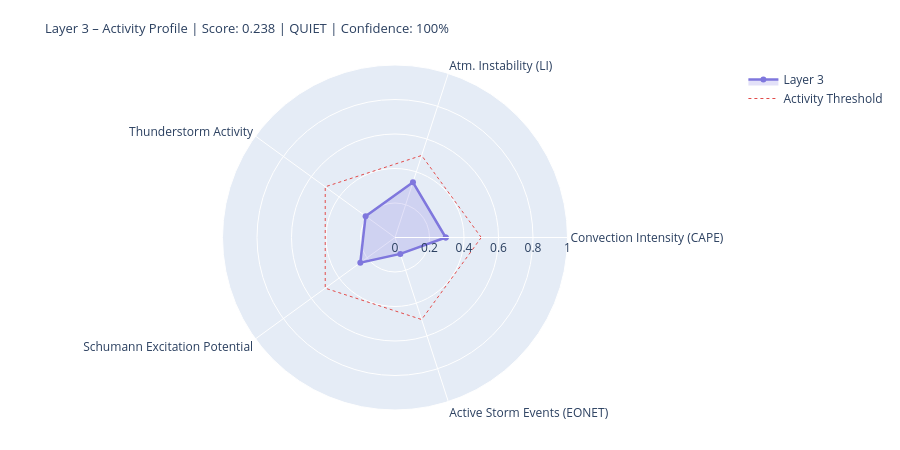

The cell this chart's notebook holds for it:
### Markdown cell above
---
## 4. State Assessment & Handoff to Layer 4/5

### Code cell
# ============================================================
# LAYER-3-SCORE
# Five dynamic components
# ============================================================

def norm(v, lo, hi):
    if v is None or (isinstance(v, float) and math.isnan(v)): return None
    return round(max(0.0, min(1.0, (v - lo) / (hi - lo))), 4)

# --- 1) Convection intensity (global CAPE mean) ---
cape_mean = df_atm['cape'].dropna().mean() if not df_atm.empty else None
conv_score = norm(cape_mean, 0, 3000)
conv_src   = 'primary' if cape_mean is not None else 'missing'

# --- 2) Atmospheric instability (LI mean) ---
li_mean   = df_atm['li'].dropna().mean() if not df_atm.empty else None
# Negative LI = unstable → higher score
instab_score = norm(-li_mean if li_mean is not None else None, -6, 6)
instab_src   = 'primary' if li_mean is not None else 'missing'

# --- 3) Thunderstorm activity (mean thunder score + WMO count) ---
thunder_mean = df_atm['thunder_score'].mean() if not df_atm.empty else None
n_thunder    = int(df_atm['thunderstorm'].sum()) if not df_atm.empty else 0
thunder_score_val = norm(
    (thunder_mean or 0) * 0.7 + n_thunder * 0.1, 0, 1.0
) if thunder_mean is not None else None
thunder_src = 'primary'

# --- 4) Schumann excitation potential (weighted Schumann contribution) ---
schumann_pot = df_atm['schumann_contribution'].mean() if not df_atm.empty else None
# Boosted by Layer-2 thunderstorm trigger
if schumann_pot is not None and l2_thunder:
    schumann_pot = min(1.0, schumann_pot * 1.2)
schumann_score = norm(schumann_pot, 0, 1.0) if schumann_pot is not None else None
schumann_src   = 'derived'

# --- 5) Storm activity (NASA EONET) ---
# Distinction: None = data not loaded, 0.0 = loaded but no events
storm_score = None
storm_src   = 'missing'
if raw.get('storms') is not None:          # API reached successfully
    storm_score = norm(len(storm_events), 0, 30) if storm_events else 0.0
    storm_src   = 'primary'

# X-Ray and Kp: context only, not in dynamic score
# (X-Ray = Layer-0/4 driver; Kp = geomagnetic index, not a lightning proxy)
xray_context = None
if raw.get('xray'):
    df_xc = pd.DataFrame(raw['xray'])
    fc = next((c for c in df_xc.columns
               if any(k in c.lower() for k in ['flux','long']) and 'time' not in c.lower()),
              df_xc.columns[1])
    df_xc[fc] = pd.to_numeric(df_xc[fc], errors='coerce')
    xray_last = df_xc[fc].dropna().iloc[-1] if not df_xc[fc].dropna().empty else None
    if xray_last:
        xray_class = ('X' if xray_last>=1e-4 else 'M' if xray_last>=1e-5
                      else 'C' if xray_last>=1e-6 else 'B')
        xray_context = {'flux': float(xray_last), 'class': xray_class}
        print(f'X-Ray context: {xray_class}-class ({xray_last:.2e} W/m²)')

# --- Aggregate ---
COMPONENTS = {
    'Convection Intensity (CAPE)':  {'score': conv_score,       'source': conv_src,    'dynamic': True},
    'Atm. Instability (LI)':         {'score': instab_score,     'source': instab_src,  'dynamic': True},
    'Thunderstorm Activity':              {'score': thunder_score_val, 'source': thunder_src, 'dynamic': True},
    'Schumann Excitation Potential':   {'score': schumann_score,   'source': schumann_src,'dynamic': True},
    'Active Storm Events (EONET)': {'score': storm_score,      'source': storm_src,   'dynamic': True},
}

available   = {k: v['score'] for k, v in COMPONENTS.items() if v['score'] is not None}
unavailable = [k for k, v in COMPONENTS.items() if v['score'] is None]
layer3_score = round(sum(available.values()) / len(available), 4) if available else None
confidence   = round(len(available) / len(COMPONENTS), 2)
level = ('unknown' if layer3_score is None
         else 'quiet'   if layer3_score < 0.3
         else 'moderate' if layer3_score < 0.6
         else 'active')
dominant_l3 = max(available, key=available.get) if available else 'none'

# --- Ausgabe ---
W = 68
print('=' * W)
print('LAYER 3 – ATMOSPHERE / WEATHER / THUNDERSTORMS – STATE ASSESSMENT')
print('=' * W)
for name, comp in COMPONENTS.items():
    s = comp['score']
    if s is not None:
        bar = '█' * int(s * 20) + '░' * (20 - int(s * 20))
        print(f'  {name:<36} {bar}  {s:.3f}  [{comp["source"]}]')
    else:
        print(f'  {name:<36} {"─" * 20}  n/a   [missing]')
print('-' * W)
print(f'  Score:        {layer3_score:.3f}  ({len(available)}/{len(COMPONENTS)} components)')
print(f'  Confidence:   {confidence:.0%}')
print(f'  Level:        {level.upper()}')
print(f'  Dominant:     {dominant_l3}')
print(f'  CAPE mean:    {cape_mean:.0f} J/kg' if cape_mean else '  CAPE mean:    n/a')
print(f'  LI mean:      {li_mean:.1f} K' if li_mean is not None else '  LI mean:      n/a')
print(f'  Thunderstorms:{n_thunder} points (WMO)  +  {len(storm_events)} NASA EONET')
print('=' * W)

# Radar
cats   = list(available.keys())
vals_r = list(available.values())
if len(cats) >= 3:
    fig = go.Figure()
    fig.add_trace(go.Scatterpolar(
        r=vals_r + [vals_r[0]], theta=cats + [cats[0]],
        fill='toself', fillcolor='rgba(127,119,221,0.22)',
        line=dict(color='#7F77DD', width=2.5), name='Layer 3'
    ))
    fig.add_trace(go.Scatterpolar(
        r=[0.5] * (len(cats)+1), theta=cats + [cats[0]],
        line=dict(color='#E24B4A', dash='dot', width=1),
        mode='lines', name='Activity Threshold'
    ))
    fig.update_layout(
        title=dict(
            text=f'Layer 3 – Activity Profile | Score: {layer3_score:.3f} | {level.upper()} | Confidence: {confidence:.0%}',
            font=dict(size=13)
        ),
        polar=dict(radialaxis=dict(visible=True, range=[0, 1])),
        height=450, showlegend=True,
        margin=dict(l=60, r=60, t=65, b=40)
    )
    fig.show()

### Figure 1 — Plotly figure (JSON) as saved in the notebook; plotly's stock layout.template omitted (floating-point values rounded to 4 significant figures)
{"data": [{"fill": "toself", "fillcolor": "rgba(127,119,221,0.22)", "line": {"color": "#7F77DD", "width": 2.5}, "name": "Layer 3", "r": [0.294, 0.3367, 0.2107, 0.2486, 0.1, 0.294], "theta": ["Convection Intensity (CAPE)", "Atm. Instability (LI)", "Thunderstorm Activity", "Schumann Excitation Potential", "Active Storm Events (EONET)", "Convection Intensity (CAPE)"], "type": "scatterpolar"}, {"line": {"color": "#E24B4A", "dash": "dot", "width": 1}, "mode": "lines", "name": "Activity Threshold", "r": [0.5, 0.5, 0.5, 0.5, 0.5, 0.5], "theta": ["Convection Intensity (CAPE)", "Atm. Instability (LI)", "Thunderstorm Activity", "Schumann Excitation Potential", "Active Storm Events (EONET)", "Convection Intensity (CAPE)"], "type": "scatterpolar"}], "layout": {"height": 450, "margin": {"b": 40, "l": 60, "r": 60, "t": 65}, "polar": {"radialaxis": {"range": [0, 1], "visible": true}}, "showlegend": true, "title": {"font": {"size": 13}, "text": "Layer 3 – Activity Profile | Score: 0.238 | QUIET | Confidence: 100%"}}}
